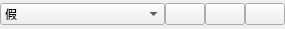
<?xml version="1.0" encoding="UTF-8"?>
<ui version="4.0">
 <class>ParamEditBool</class>
 <widget class="QWidget" name="ParamEditBool">
  <property name="geometry">
   <rect>
    <x>0</x>
    <y>0</y>
    <width>285</width>
    <height>29</height>
   </rect>
  </property>
  <property name="windowTitle">
   <string>Form</string>
  </property>
  <layout class="QHBoxLayout" name="horizontalLayout">
   <property name="spacing">
    <number>0</number>
   </property>
   <property name="leftMargin">
    <number>0</number>
   </property>
   <property name="topMargin">
    <number>0</number>
   </property>
   <property name="rightMargin">
    <number>0</number>
   </property>
   <property name="bottomMargin">
    <number>0</number>
   </property>
   <item>
    <widget class="QComboBox" name="valueBox">
     <item>
      <property name="text">
       <string>假</string>
      </property>
     </item>
     <item>
      <property name="text">
       <string>真</string>
      </property>
     </item>
    </widget>
   </item>
   <item>
    <widget class="QPushButton" name="readButton">
     <property name="sizePolicy">
      <sizepolicy hsizetype="Fixed" vsizetype="Fixed">
       <horstretch>0</horstretch>
       <verstretch>0</verstretch>
      </sizepolicy>
     </property>
     <property name="toolTip">
      <string>读取当前设置</string>
     </property>
     <property name="text">
      <string/>
     </property>
    </widget>
   </item>
   <item>
    <widget class="QPushButton" name="readDefaultButton">
     <property name="sizePolicy">
      <sizepolicy hsizetype="Fixed" vsizetype="Fixed">
       <horstretch>0</horstretch>
       <verstretch>0</verstretch>
      </sizepolicy>
     </property>
     <property name="toolTip">
      <string>读取默认设置</string>
     </property>
     <property name="text">
      <string/>
     </property>
    </widget>
   </item>
   <item>
    <widget class="QPushButton" name="helpButton">
     <property name="sizePolicy">
      <sizepolicy hsizetype="Fixed" vsizetype="Fixed">
       <horstretch>0</horstretch>
       <verstretch>0</verstretch>
      </sizepolicy>
     </property>
     <property name="toolTip">
      <string>显示帮助</string>
     </property>
     <property name="text">
      <string/>
     </property>
    </widget>
   </item>
  </layout>
 </widget>
 <resources/>
 <connections/>
</ui>
